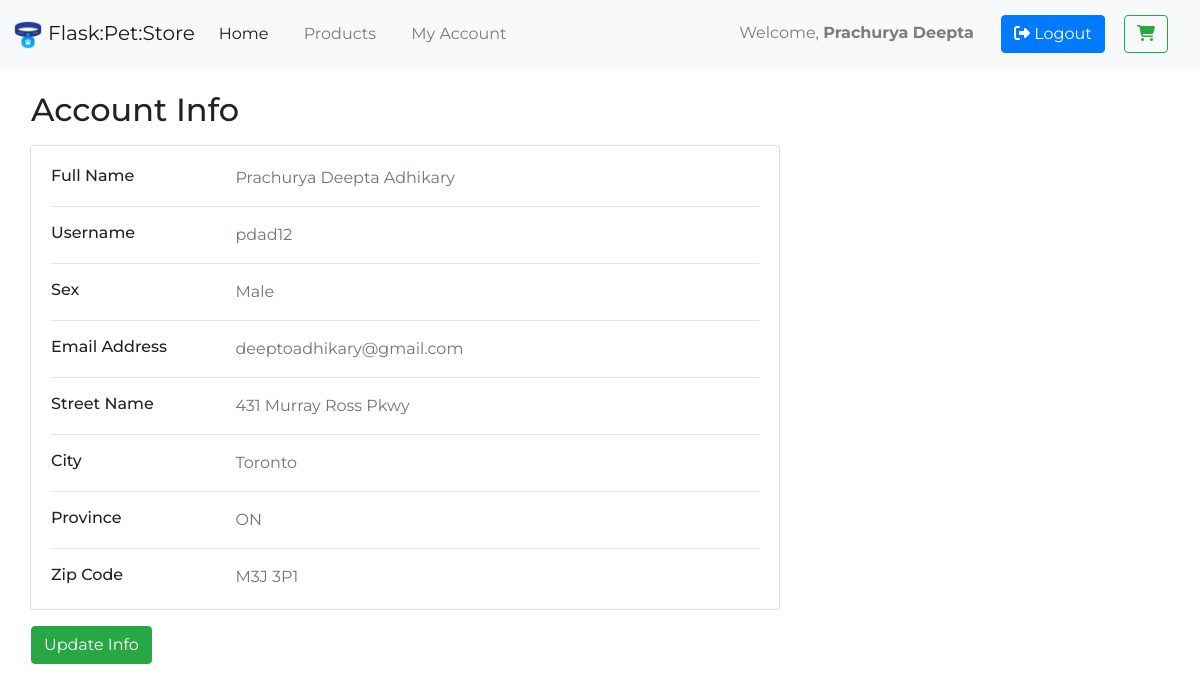
Screenshot of /customer/ (signed in) with the database file from the repository.
### flask_pet_store/models.py (models this page shows, shortened)
class User(db.Model, UserMixin):
    id = db.Column(
        db.Integer(), primary_key=True
    )
    _first_name = db.Column(
        'first_name', db.String(length=30), nullable=False
    )
    _last_name = db.Column(
        'last_name', db.String(length=30), nullable=False
    )
    sex = db.Column(
        db.String(length=1), nullable=False
    )
    _email = db.Column(
        'email', db.String(length=80), nullable=False, unique=True
    )
    username = db.Column(
        db.String(length=60), nullable=False, unique=True
    )
    _password_hash = db.Column(
        'password_hash', db.String(length=60), nullable=False
    )
    _street_name = db.Column(
        'street_name', db.String(length=60), nullable=False
    )
    _zip_code = db.Column(
        'zip_code', db.String(length=7), nullable=False
    )
    _city = db.Column(
        'city', db.String(length=30), nullable=False
    )
    province = db.Column(
        db.String(length=2), nullable=False
    )
    orders = db.relationship('Product', secondary=product_orders, backref=db.backref('ordered_by', lazy='dynamic'))
    roles = db.relationship('Role', secondary='user_roles', backref=db.backref('subscribers', lazy='dynamic'))
    @hybrid_property
    def first_name(self):
        return self._first_name
    @first_name.setter
    def first_name(self, entered_name):
        self._first_name = entered_name.title()
    @hybrid_property
    def last_name(self):
        return self._last_name
    @last_name.setter
    def last_name(self, entered_name):
        self._last_name = entered_name.title()
    @hybrid_property
    def email(self):
        return self._email
    @email.setter
    def email(self, entered_email):
        self._email = entered_email.lower()
    @hybrid_property
    def password(self):
        return self._password_hash
    @hybrid_property
    def street_name(self):
        return self._street_name
    @street_name.setter
    def street_name(self, entered_street):
        self._street_name = entered_street.title()
    @hybrid_property
    def zip_code(self):
        return self._zip_code
    @zip_code.setter
    def zip_code(self, entered_zip):
        formatted_zip = entered_zip
        if entered_zip[3] != ' ':
            formatted_zip = entered_zip[:3] + ' ' + entered_zip[3:]
        self._zip_code = formatted_zip.upper()
    @hybrid_property
    def city(self):
        return self._city
    @city.setter
    def city(self, entered_city):
        self._city = entered_city.title()

### flask_pet_store/customer/routes.py (the view)
@customer_blueprint.route('/')
@login_required
def index():
    customer = User.query.get_or_404(current_user.id)
    return render_template('customer/index.html', customer=customer)

### flask_pet_store/models.py (called while the page is built)
@login_manager.user_loader
def load_user(user_id):
    return User.query.get(int(user_id))

### flask_pet_store/customer/templates/customer/index.html (shortened to what this page needs)
{% extends 'layout.html' %}
{% block content %}
    <div class="container-fluid">
        <br>
        <h2 class="mb-3 px-3">Account Info</h2>
        <div class="col-md-8">
            <div class="card mb-3">
                <div class="card-body">
                    <div class="row">
                        <div class="col-sm-3">
                            <h6 class="mb-0">Full Name</h6>
                        </div>
                        <div class="col-sm-9 text-secondary">
                            {{ customer.first_name }} {{ customer.last_name }}
                        </div>
                    </div>
                    <hr>
                    <div class="row">
                        <div class="col-sm-3">
                            <h6 class="mb-0">Username</h6>
                        </div>
                        <div class="col-sm-9 text-secondary">
                            {{ customer.username }}
                        </div>
                    </div>
                    <hr>
                    <div class="row">
                        <div class="col-sm-3">
                            <h6 class="mb-0">Sex</h6>
                        </div>
                        <div class="col-sm-9 text-secondary">
                            {{ customer.sex }}
                        </div>
                    </div>
                    <hr>
                    <div class="row">
                        <div class="col-sm-3">
                            <h6 class="mb-0">Email Address</h6>
                        </div>
                        <div class="col-sm-9 text-secondary">
                            {{ customer.email }}
                        </div>
                    </div>
                    <hr>
                    <div class="row">
                        <div class="col-sm-3">
                            <h6 class="mb-0">Street Name</h6>
                        </div>
                        <div class="col-sm-9 text-secondary">
                            {{ customer.street_name }}
                        </div>
                    </div>
                    <hr>
                    <div class="row">
                        <div class="col-sm-3">
                            <h6 class="mb-0">City</h6>
                        </div>
                        <div class="col-sm-9 text-secondary">
                            {{ customer.city }}
                        </div>
                    </div>
                    <hr>
                    <div class="row">
                        <div class="col-sm-3">
                            <h6 class="mb-0">Province</h6>
                        </div>
                        <div class="col-sm-9 text-secondary">
                            {{ customer.province }}
                        </div>
                    </div>
                    <hr>
                    <div class="row">
                        <div class="col-sm-3">
                            <h6 class="mb-0">Zip Code</h6>
                        </div>
                        <div class="col-sm-9 text-secondary">
                            {{ customer.zip_code }}
                        </div>
                    </div>
                </div>
            </div>
        </div>
        <a class="btn btn-success mx-3" href="{{ url_for('customer.update') }}">Update Info</a>
    </div>
{% endblock %}

### flask_pet_store/templates/layout.html (shortened to what this page needs)
<!doctype html>
<html lang="en">
<head>
    <link rel="stylesheet" href="https://cdn.jsdelivr.net/npm/bootstrap@4.6.0/dist/css/bootstrap.min.css"
>
    <link rel="stylesheet" href="{{ url_for('static', filename='css/styles.css') }}">
</head>
<body>
<header>
    <nav class="navbar fixed-top navbar-expand-lg navbar-light bg-light">
        <a class="navbar-brand" href="{{ url_for('home_page') }}">
            <img src="{{ url_for('static', filename='img/logo.png') }}" width="30" height="30"
                 alt="Flask Pet Store logo">
            Flask:Pet:Store
        </a>
        <div class="collapse navbar-collapse" id="navbarSupportedContent">
            <ul class="navbar-nav mr-auto">
                <li class="nav-item active">
                    <a class="nav-link" href="{{ url_for('home_page') }}">Home<span class="sr-only">(current)</span></a>
                </li>
                <li class="nav-item">
                    <a class="nav-link" href="{{ url_for('products.index') }}">Products</a>
                </li>
                <li class="nav-item">
                    <a class="nav-link" href="{{ url_for('customer.index') }}">My Account</a>
                </li>
            </ul>
            <ul class="navbar-nav">
                {% if current_user.is_authenticated %}
                    <li class="nav-item">
                        <a class="nav-link">
                            Welcome, <strong>{{ current_user.first_name }}</strong>
                        </a>
                    </li>
                    <li class="nav-item">
                        <a class="btn btn-primary" href="{{ url_for('customer.logout') }}">
                            <i class="fas fa-sign-out-alt"></i>
                            Logout
                        </a>
                    </li>
                {% endif %}
                <li class="nav-item">
                    <a class="btn btn-outline-success">
                        <i class="fas fa-shopping-cart"></i>
                    </a>
                </li>
            </ul>
        </div>
    </nav>
</header>
<main>
    {% block content %} {% endblock %}
</main>
</body>
</html>

### flask_pet_store/static/css/styles.css (style rules this page uses)
html, body { font-family: 'Montserrat', serif; color: #222; }
main { margin-top: 67px; }
.navbar { padding: 0.8rem; }
.navbar-nav li { padding-right: 1.2rem; }
.navbar-nav .btn { margin-top: 2px; margin-bottom: 2px; }

### rows the page displays
User: first_name "Prachurya Deepta", last_name "Adhikary", username "pdad12", sex "Male", email "deeptoadhikary@gmail.com", street_name "431 Murray Ross Pkwy", city "Toronto", province "ON", zip_code "M3J 3P1"
